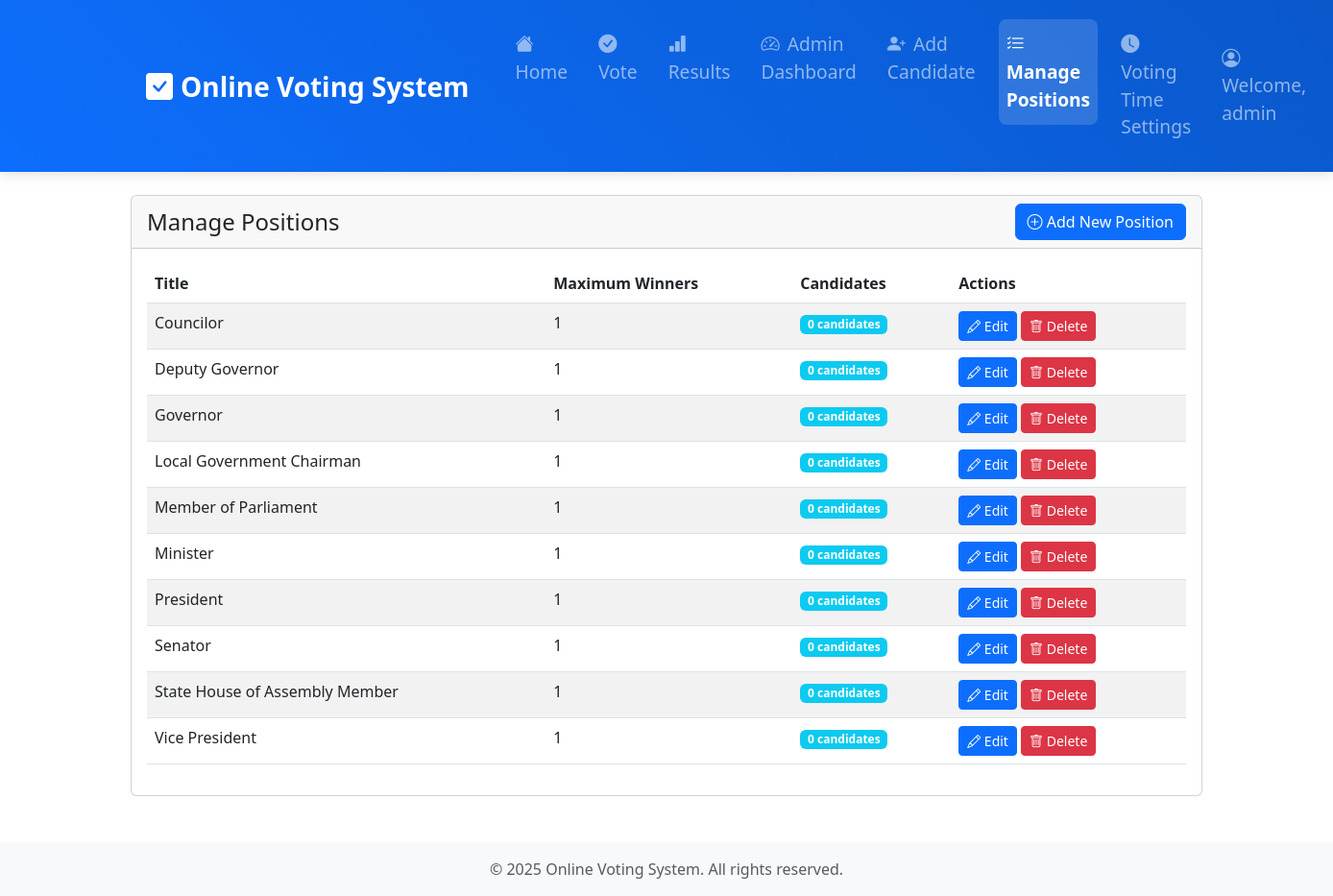
The page /admin/manage_positions.php (signed in) on the database its author committed.
### tables this page shows
CREATE TABLE IF NOT EXISTS positions (
    id INT AUTO_INCREMENT PRIMARY KEY,
    title VARCHAR(100) NOT NULL UNIQUE,
    description TEXT,
    max_winners INT DEFAULT 1,
    is_active BOOLEAN DEFAULT TRUE,
    created_at TIMESTAMP DEFAULT CURRENT_TIMESTAMP
);

### includes/functions.php (called while the page is built, shortened)
<?php
function isLoggedIn() {
    return isset($_SESSION['user_id']);
}
function isAdmin() {
    return isset($_SESSION['is_admin']) && ($_SESSION['is_admin'] === true || $_SESSION['is_admin'] == 1);
}
?>

### admin/manage_positions.php (the view, shortened to what this page needs)
<?php
require_once '../includes/header.php';
$conn = getDBConnection();
$positions = $conn->query("
    SELECT p.*, COUNT(c.id) as candidate_count
    FROM positions p
    LEFT JOIN candidates c ON p.id = c.position_id
    GROUP BY p.id
    ORDER BY p.title
");
?>
<div class="container">
    <div class="row">
        <div class="col-md-12">
            <div class="card">
                <div class="card-header d-flex justify-content-between align-items-center">
                    <h4 class="mb-0">Manage Positions</h4>
                    <a href="add_position.php" class="btn btn-primary">
                        <i class="bi bi-plus-circle"></i> Add New Position
                    </a>
                </div>
                <div class="card-body">
                    <?php if ($positions->num_rows > 0): ?>
                        <div class="table-responsive">
                            <table class="table table-striped">
                                <thead>
                                    <tr>
                                        <th>Title</th>
                                        <th>Maximum Winners</th>
                                        <th>Candidates</th>
                                        <th>Actions</th>
                                    </tr>
                                </thead>
                                <tbody>
                                    <?php while ($position = $positions->fetch_assoc()): ?>
                                        <tr>
                                            <td><?php echo htmlspecialchars($position['title']); ?></td>
                                            <td><?php echo htmlspecialchars($position['max_winners']); ?></td>
                                            <td>
                                                <span class="badge bg-info">
                                                    <?php echo $position['candidate_count']; ?> candidates
                                                </span>
                                            </td>
                                            <td>
                                                <a href="edit_position.php?id=<?php echo $position['id']; ?>"
                                                   class="btn btn-sm btn-primary">
                                                    <i class="bi bi-pencil"></i> Edit
                                                </a>
                                                <?php if ($position['candidate_count'] == 0): ?>
                                                    <a href="?delete=<?php echo $position['id']; ?>"
                                                       class="btn btn-sm btn-danger"
                                                       onclick="return confirm('Are you sure you want to delete this position?')">
                                                        <i class="bi bi-trash"></i> Delete
                                                    </a>
                                                <?php endif; ?>
                                            </td>
                                        </tr>
                                    <?php endwhile; ?>
                                </tbody>
                            </table>
                        </div>
                    <?php endif; ?>
                </div>
            </div>
        </div>
    </div>
</div>
<?php require_once '../includes/footer.php'; ?>

### includes/header.php (shortened to what this page needs)
<?php
require_once __DIR__ . '/functions.php';
?>
<!DOCTYPE html>
<html lang="en">
<head>
    <link href="https://cdn.jsdelivr.net/npm/bootstrap@5.3.0-alpha1/dist/css/bootstrap.min.css" rel="stylesheet">
    <link href="assets/css/style.css" rel="stylesheet">
    <link href="https://cdn.jsdelivr.net/npm/bootstrap-icons@1.11.0/font/bootstrap-icons.css" rel="stylesheet">
</head>
<body>
    <nav class="navbar navbar-expand-lg navbar-dark bg-primary">
        <div class="container">
            <a class="navbar-brand" href="index.php">
                <i class="bi bi-check-square-fill me-2"></i><?php echo SITE_NAME; ?>
            </a>
            <div class="collapse navbar-collapse" id="navbarNav">
                <ul class="navbar-nav me-auto">
                    <li class="nav-item">
                        <a class="nav-link <?php echo ($_SERVER['PHP_SELF'] == '/index.php') ? 'active' : ''; ?>" href="index.php">
                            <i class="bi bi-house-fill me-2"></i>Home
                        </a>
                    </li>
                    <?php if (isLoggedIn()): ?>
                        <li class="nav-item">
                            <a class="nav-link <?php echo ($_SERVER['PHP_SELF'] == '/vote.php') ? 'active' : ''; ?>" href="vote.php">
                                <i class="bi bi-check-circle-fill me-2"></i>Vote
                            </a>
                        </li>
                        <li class="nav-item">
                            <a class="nav-link <?php echo ($_SERVER['PHP_SELF'] == '/results.php') ? 'active' : ''; ?>" href="results.php">
                                <i class="bi bi-bar-chart-fill me-2"></i>Results
                            </a>
                        </li>
                        <?php if (isAdmin()): ?>
                            <li class="nav-item">
                                <a class="nav-link <?php echo (strpos($_SERVER['PHP_SELF'], '/admin/admin_dashboard.php') !== false) ? 'active' : ''; ?>" href="admin/admin_dashboard.php">
                                    <i class="bi bi-speedometer2 me-2"></i>Admin Dashboard
                                </a>
                            </li>
                            <li class="nav-item">
                                <a class="nav-link <?php echo (strpos($_SERVER['PHP_SELF'], '/admin/add_candidate.php') !== false) ? 'active' : ''; ?>" href="admin/add_candidate.php">
                                    <i class="bi bi-person-plus-fill me-2"></i>Add Candidate
                                </a>
                            </li>
                            <li class="nav-item">
                                <a class="nav-link <?php echo (strpos($_SERVER['PHP_SELF'], '/admin/manage_positions.php') !== false) ? 'active' : ''; ?>" href="admin/manage_positions.php">
                                    <i class="bi bi-list-check me-2"></i>Manage Positions
                                </a>
                            </li>
                            <li class="nav-item">
                                <a class="nav-link <?php echo (strpos($_SERVER['PHP_SELF'], '/admin/voting_time.php') !== false) ? 'active' : ''; ?>" href="admin/voting_time.php">
                                    <i class="bi bi-clock-fill me-2"></i>Voting Time Settings
                                </a>
                            </li>
                        <?php endif; ?>
                    <?php endif; ?>
                </ul>
                <ul class="navbar-nav">
                    <?php if (isLoggedIn()): ?>
                        <li class="nav-item">
                            <span class="nav-link">
                                <i class="bi bi-person-circle me-2"></i>Welcome, <?php echo htmlspecialchars($_SESSION['username']); ?>
                            </span>
                        </li>
                        <li class="nav-item">
                            <a class="nav-link" href="logout.php">
                            </a>
                        </li>
                    <?php endif; ?>
                </ul>
            </div>
        </div>
    </nav>
</body>
</html>

### includes/footer.php (shortened to what this page needs)
    <footer class="footer mt-5 py-3 bg-light">
        <div class="container text-center">
            <span class="text-muted">&copy; <?php echo date('Y'); ?> <?php echo SITE_NAME; ?>. All rights reserved.</span>
        </div>
    </footer>
</body>
</html>

### assets/css/style.css (style rules this page uses)
body { min-height: 100vh; display: flex; flex-direction: column; }
.footer { margin-top: auto; }

### includes/header.php (style rules this page uses)
.navbar { padding: 1.25rem 0; box-shadow: 0 4px 12px rgba(0,0,0,0.1); }
.navbar-brand { font-size: 1.75rem; font-weight: 600; padding: 0.5rem 1rem; border-radius: 8px; transition: all 0.3s ease; }
.navbar-nav .nav-item { margin: 0 0.5rem; }
.navbar-nav .nav-link { font-size: 1.2rem; padding: 0.75rem 1.25rem; border-radius: 8px; transition: all 0.3s ease; font-weight: 500; }
.navbar-dark.bg-primary { background: linear-gradient(45deg, #0d6efd, #0a58ca) !important; }
.navbar-nav .nav-link.active { background: rgba(255,255,255,0.15); font-weight: 600; }

### rows shown on the page
positions: title "Councilor", max_winners "1", candidate_count "0"
positions: title "Deputy Governor", max_winners "1", candidate_count "0"
positions: title "Governor", max_winners "1", candidate_count "0"
positions: title "Local Government Chairman", max_winners "1", candidate_count "0"
positions: title "Member of Parliament", max_winners "1", candidate_count "0"
positions: title "Minister", max_winners "1", candidate_count "0"
positions: title "President", max_winners "1", candidate_count "0"
positions: title "Senator", max_winners "1", candidate_count "0"
positions: title "State House of Assembly Member", max_winners "1", candidate_count "0"
positions: title "Vice President", max_winners "1", candidate_count "0"

### other values the page prints
SITE_NAME "Online Voting System"
$_SESSION['username'] "admin"
